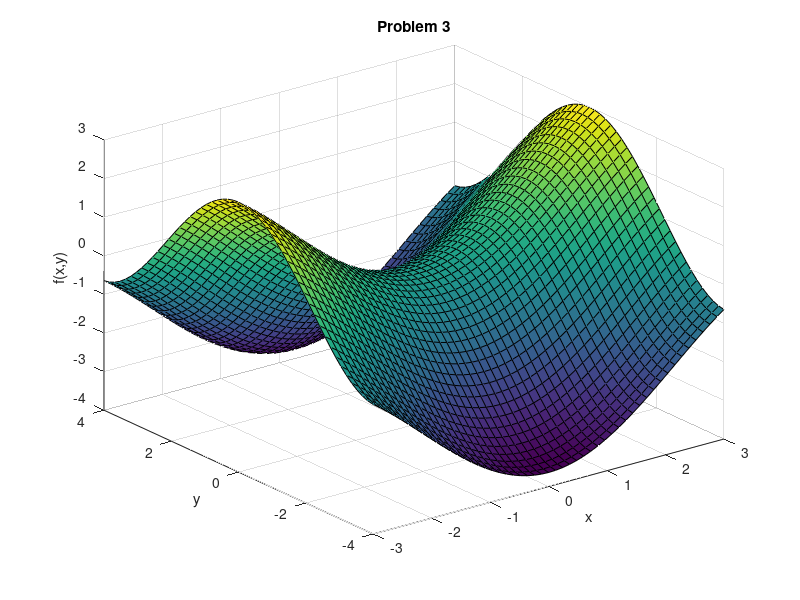

Write MATLAB code to recreate this figure.
%
% f(i,j)=x(i,j)*sin(.5*x(i,j))-y(i,j)*sin(.5*y(i,j))
% for x in [-3,3] and y in [-4,4].
%
%CLEARING
%clears all the previous data
%clears all previously made functions
clear;
clf;

% DECLARATIONS
% create an array from 0-50 of zeros to populate, for x,y,and f
%
m=51;
n=51;
x=zeros(m,n);
y=zeros(m,n);
f=zeros(m,n);
dx=6/(n-1);
dy=8/(m-1);

% EQUATIONS 
% Populate the arrays with points for the the functions to use
% declares the equations for f1(i,j)

for i=1:m,
   for j=1:n,
      x(i,j)=-3+(j-1)*dx;
      y(i,j)=-4+(i-1)*dy;
      f(i,j)=x(i,j)*sin(.5*x(i,j))-y(i,j)*sin(.5*y(i,j));
   end
end

% FUNCTIONS
%Plot the graph using the surf funtion.
% lable the graph appropriately 
surf(x,y,f)
xlabel('x')
ylabel('y')
zlabel('f(x,y)')
%
title('Problem 3'); 					%gives our figure a title
